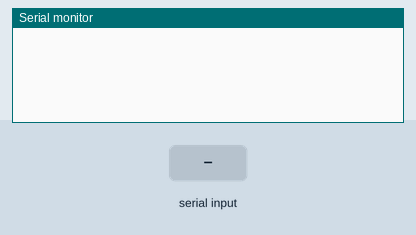
The sketch below on a simulated Arduino Uno, built with avr-gcc and run on an emulated ATmega328P. Parts: the last lines printed to the serial monitor. The inputs (shaded band) are chosen by the test bench.

Above: at 1.2 s.
1.3 s: "90,45\n" received over Serial
At 2.1 s:
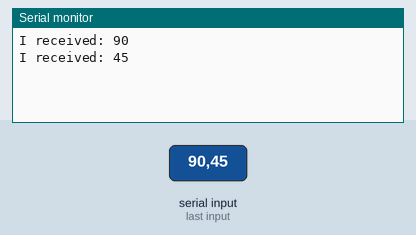
2.8 s: "30,150\n" received over Serial
At 4.2 s:
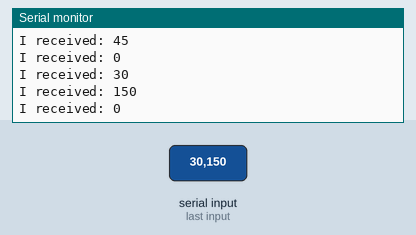
Timing chart, 0 to 5.8 s (numbered marks = the images above; inputs shaded):
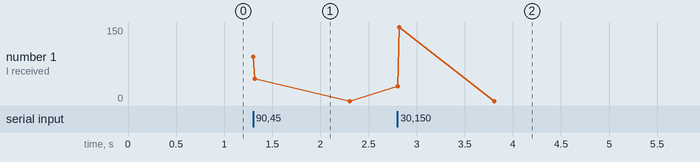

The sketch:

C30-2.ino
```cpp
int inputdata = 0;

void setup() {
  Serial.begin(9600);

}

void loop() {
  if(Serial.available()>0){
    inputdata=Serial.parseInt(); // ASCII Code로 읽어 옴
    Serial.print("I received: ");
    Serial.println(inputdata, DEC); // 10진 ASCII Code로 출력
  }

}
```

Measured:
- after the input at 1.3 s, the serial monitor: prints a new line at once (image 1)
- after the input at 2.8 s, the serial monitor: prints a new line at once (image 2)
